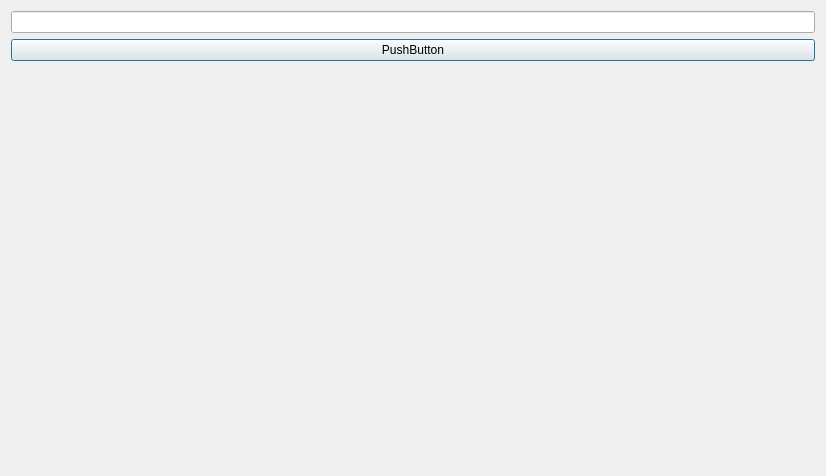
<?xml version="1.0" encoding="UTF-8"?>
<ui version="4.0">
 <class>Dialog</class>
 <widget class="QDialog" name="Dialog">
  <property name="geometry">
   <rect>
    <x>0</x>
    <y>0</y>
    <width>826</width>
    <height>476</height>
   </rect>
  </property>
  <property name="windowTitle">
   <string>Dialog</string>
  </property>
  <layout class="QVBoxLayout" name="verticalLayout">
   <item>
    <widget class="QLineEdit" name="lineEdit"/>
   </item>
   <item>
    <widget class="QPushButton" name="pushButton">
     <property name="text">
      <string>PushButton</string>
     </property>
    </widget>
   </item>
   <item>
    <layout class="QHBoxLayout" name="horizontalLayout">
     <item>
      <widget class="QCustomPlot" name="widget" native="true"/>
     </item>
     <item>
      <widget class="QCustomPlot" name="widget_2" native="true"/>
     </item>
    </layout>
   </item>
  </layout>
 </widget>
 <customwidgets>
  <customwidget>
   <class>QCustomPlot</class>
   <extends>QWidget</extends>
   <header>qcustomplot.h</header>
   <container>1</container>
  </customwidget>
 </customwidgets>
 <resources/>
 <connections/>
</ui>
